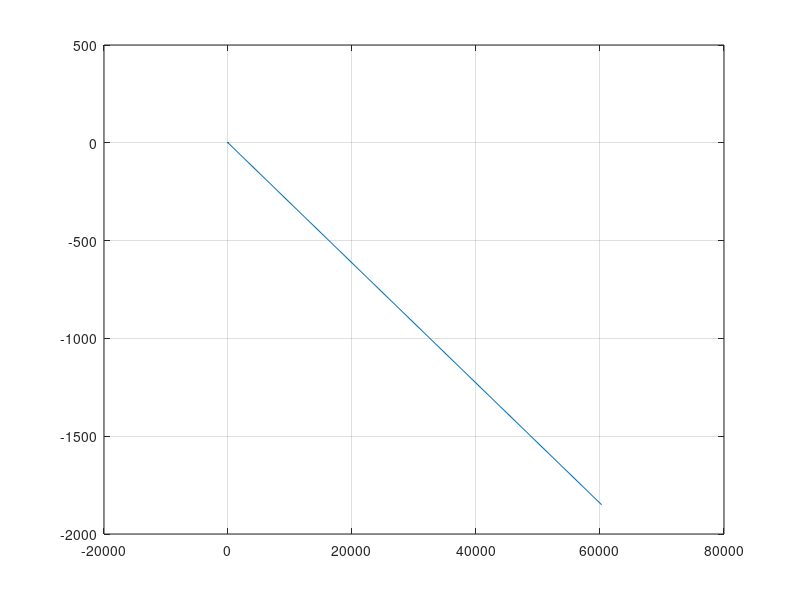
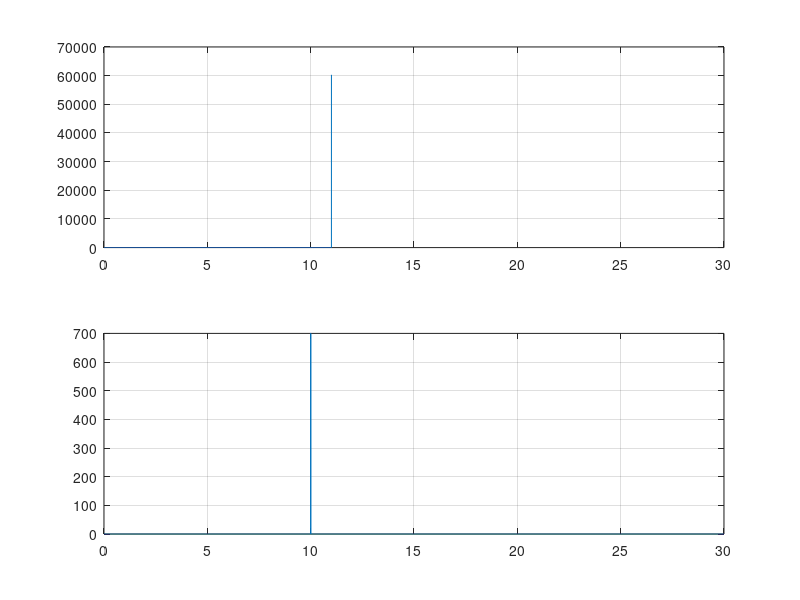

The MATLAB source for these figures, in order:
% implementation of the Runge Kutta method

clear all;close all;clc;

% parameters of the limit cycle oscillator
z0 = 0.1;
alpha = 1;
beta1 = -0.0001;
beta2 = 2.1;
epsilon = 1;

% parameters for time
fs = 1000;
dur = 30; % in seconds
T = 1/fs;
time = 0:T:dur;

ntime = length(time);

% initialize empty arrays
t_out = zeros(size(time));
z_out = zeros(size(time));

t_out(1) = time(1);
z_out(1) = z0;

% add an input
input = zeros(size(time));
input(fs*10:fs*10+10) = 700;

for i=1:ntime-1
        
        k1 = z_out(i)*(alpha + 1i*2*pi + beta1*abs(z_out(i))^2 + ((epsilon*beta2*abs(z_out(i)))^4)/(1-epsilon*abs(z_out(i))^2)) + input(i);                
        
        z1 = z_out(i)+(T/2)*k1;
        
        k2 = z1*(alpha + 1i*2*pi + beta1*abs(z1)^2 + ((epsilon*beta2*abs(z1))^4)/(1-epsilon*abs(z1)^2)) + (input(i) + input(i+1))/2;
        
        z2 = z_out(i)+(T/2)*k2;
        
        k3 = z2*(alpha + 1i*2*pi + beta1*abs(z2)^2 + ((epsilon*beta2*abs(z2))^4)/(1-epsilon*abs(z2)^2)) + (input(i) + input(i+1))/2;
                
        z3 = z_out(i)+T*k3;
        
        k4 = z3*(alpha + 1i*2*pi + beta1*abs(z3)^2 + ((epsilon*beta2*abs(z3))^4)/(1-epsilon*abs(z3)^2)) + (input(i));
                
        z_out(i+1) = z_out(i) + (1/6)*T*(k1+(2*k2)+(2*k3)+k4);
        
        t_out(i+1) = t_out(i) + T;        
    
end

figure(1)
axis square
plot((z_out));
grid on
figure(2)
subplot(2,1,1)
plot(time,abs(z_out))
grid on
subplot(2,1,2)
plot(time,input)
grid on